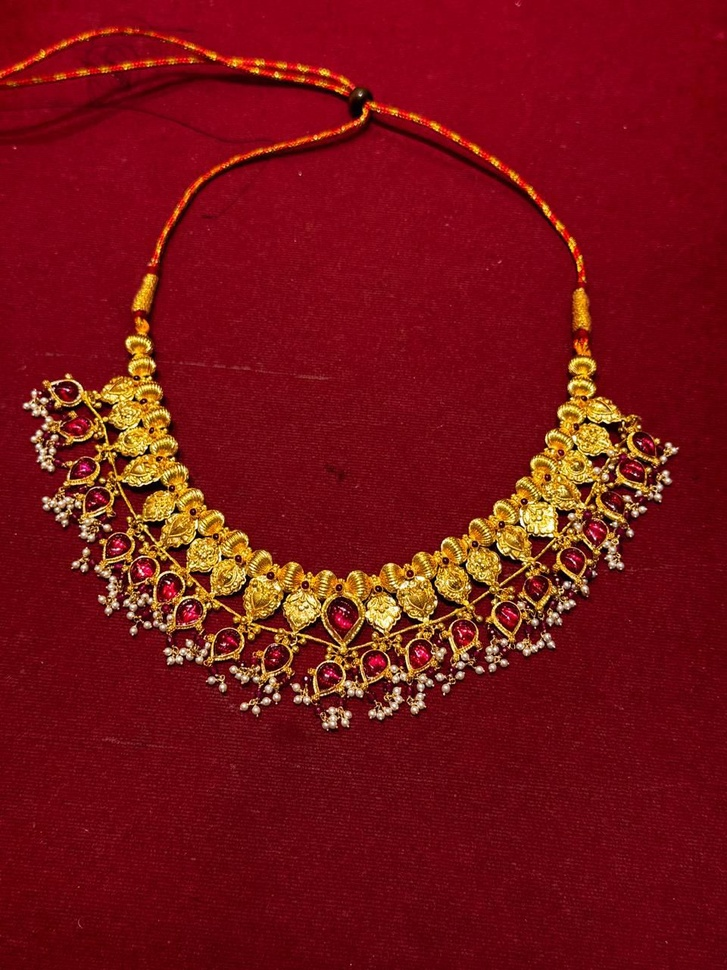
#> input picture assets/raw-jewellery/extracted/03_Necklace_IMG_0062/IMG_0062.JPG.jpeg, 727 x 970 px, shrunk from 960 x 1280 before the run, found by its file name
$ python test_remediation_masks.py
#> lines starting #> are read from the running program, lines starting #| are printed output that depends on the picture; after the words box and inside, x2 and y2 are one past the last pixel; in counts of white or black regions, pixels touching at a corner belong together
import os
import cv2
import numpy as np
from PIL import Image
import pillow_heif

pillow_heif.register_heif_opener()
#> (this line was passed over: pillow_heif is not available in this run)

raw_base = os.path.join('assets', 'raw-jewellery', 'extracted')
os.makedirs('scripts/remediation_test', exist_ok=True)

print("--- TESTING HIGH-PRECISION SEGMENTATION ---")

# 1. Product 003: IMG_0062 (Ruby Choker)
# The necklace has:
# - Yellow gold filigree band with ruby cabochons
# - Seed pearls dangling along the bottom
# - Dori string at the top
# - Velvet background is deep red
# Strategy: In HSV/LAB, the velvet is saturated red (H in [170,180] or [0,10], S in [80,255]).
# But rubies also have red hue!
# However:
# 1) The gold bezels and gold band have distinct yellow-gold hue (H in [15,35]) and high brightness.
# 2) The pearls have high brightness (V > 180, S < 60).
# 3) The rubies are completely INSIDE the gold bezels!
# 4) The background is outside the outer perimeter of the necklace!
# If we identify the continuous necklace structure (gold + pearls) and compute its closed convex hull or morphological close of the gold/pearl lattice, the rubies are enclosed!
p3 = os.path.join(raw_base, '03_Necklace_IMG_0062', 'IMG_0062.JPG.jpeg')
img3 = cv2.imread(p3)
#> img3 is the input picture: shape (970, 727, 3); mean B, G, R 22.4, 18.6, 120.4
h3, w3 = img3.shape[:2]
#> h3 = 970; w3 = 727

# Gold mask
hsv3 = cv2.cvtColor(img3, cv2.COLOR_BGR2HSV)
#> hsv3: shape (970, 727, 3); mean H, S, V 151.5, 237.3, 120.4
gold_mask = (hsv3[:,:,0] >= 14) & (hsv3[:,:,0] <= 38) & (hsv3[:,:,1] >= 40)
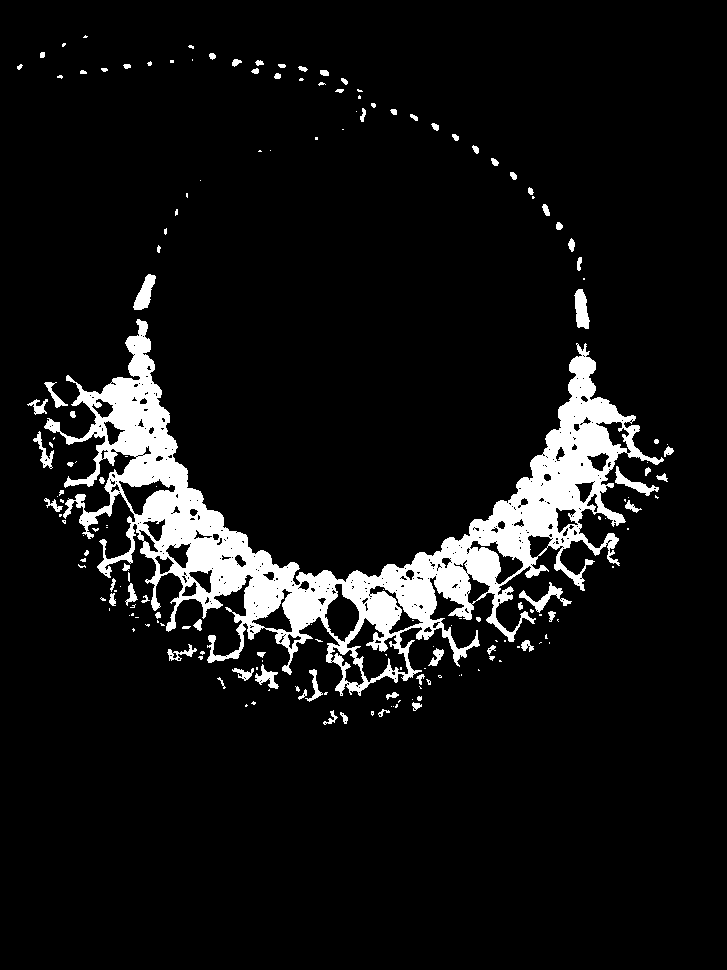
#> gold_mask: shape (970, 727) bool; 7.7% white; 178 white regions (100 under 20 px), largest, box (x1, y1, x2, y2) and area: (44, 319, 664, 696) 48180, (574, 289, 590, 329) 435, (133, 274, 156, 310) 430
# Pearl / highlight mask
pearl_mask = (hsv3[:,:,2] >= 160) & (hsv3[:,:,1] <= 80)
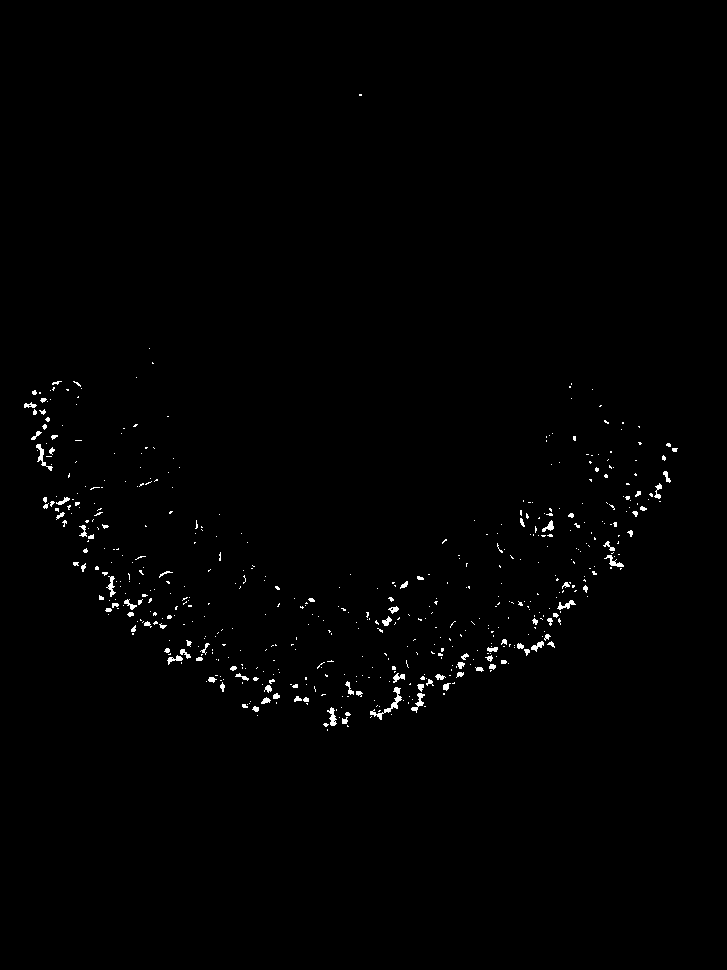
#> pearl_mask: shape (970, 727) bool; 0.75% white; 549 white regions (461 under 20 px), largest, box (x1, y1, x2, y2) and area: (370, 687, 402, 720) 198, (36, 444, 53, 471) 114, (411, 693, 425, 713) 96
# Combined gold + pearl
structure_mask = (gold_mask | pearl_mask).astype(np.uint8) * 255
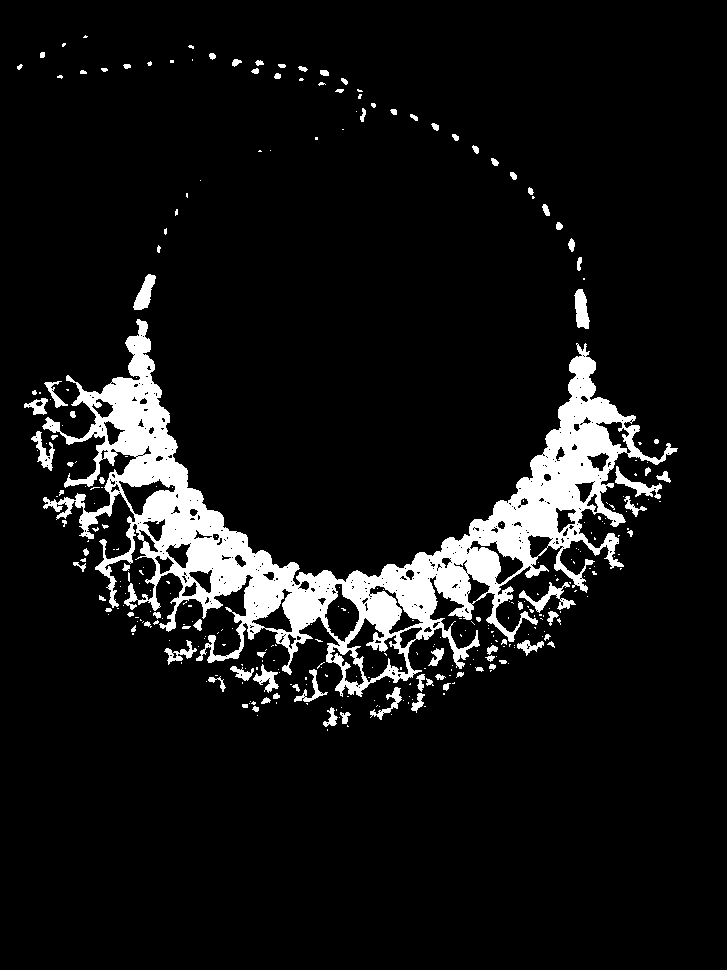
#> structure_mask: shape (970, 727); 8.2% white; 317 white regions (224 under 20 px), largest, box (x1, y1, x2, y2) and area: (42, 319, 678, 697) 49512, (519, 582, 576, 613) 505, (615, 466, 662, 499) 437

# Fill enclosed holes: any ruby enclosed by the gold bezels will be filled!
# Morphological close along the necklace contour
k_close = cv2.getStructuringElement(cv2.MORPH_ELLIPSE, (15, 15))
closed = cv2.morphologyEx(structure_mask, cv2.MORPH_CLOSE, k_close)
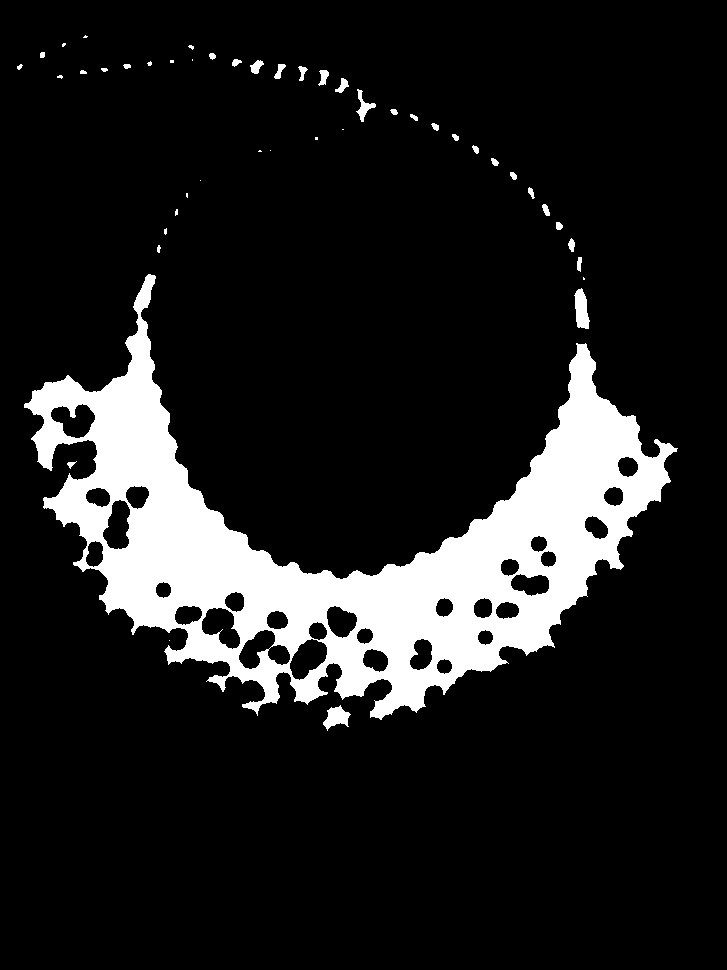
#> closed: shape (970, 727); 12.5% white; 47 white regions (17 under 20 px)

# Find necklace contours
cnts3, _ = cv2.findContours(closed, cv2.RETR_EXTERNAL, cv2.CHAIN_APPROX_SIMPLE)
#> cnts3 = 47 contours, 22 with area under 20; largest, box (x1, y1, x2, y2) and area: (24, 274, 678, 720) 96871, (574, 288, 590, 329) 396, (323, 705, 351, 731) 348, (356, 89, 376, 122) 180, (250, 60, 264, 74) 96
# Filter by area
main_cnts = [c for c in cnts3 if cv2.contourArea(c) > (w3 * h3 * 0.05)]
#> main_cnts = 1 contour; box (x1, y1, x2, y2) and area: (24, 274, 678, 720) 96871

filled_mask = np.zeros((h3, w3), dtype=np.uint8)
cv2.drawContours(filled_mask, main_cnts, -1, 255, -1)
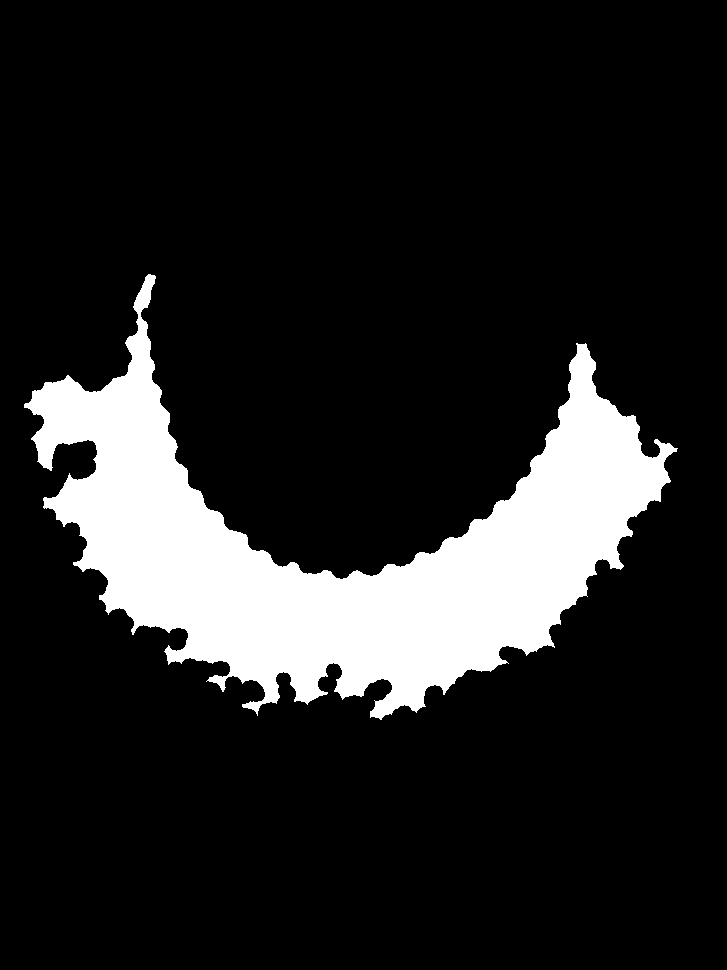
#> filled_mask: shape (970, 727); 13.9% white; 1 white region, box (x1, y1, x2, y2) and area: (24, 274, 678, 720) 98296

# Now in filled_mask, check if rubies are included:
# Rubies are darker red than the velvet and have sharp gradient borders with gold
# Let's save the mask and mask preview
preview3 = img3.copy()
# Draw contour in green
cv2.drawContours(preview3, main_cnts, -1, (0, 255, 0), 2)
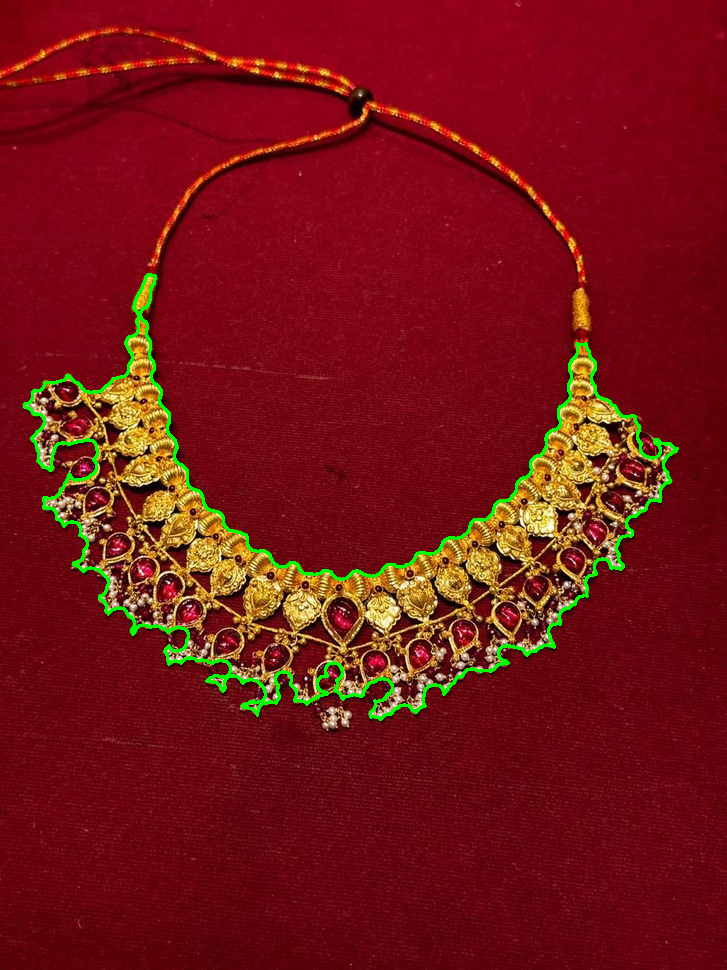
#> preview3: shape (970, 727, 3); 1.52% of pixels changed, all inside (x1, y1, x2, y2) = (23, 273, 679, 721)
cv2.imwrite('scripts/remediation_test/p003_mask_preview.jpg', preview3)
cv2.imwrite('scripts/remediation_test/p003_mask.png', filled_mask)

print("Product 003 mask generated. Main contours found:", len(main_cnts))
#| Product 003 mask generated. Main contours found: 1

# Check ruby pixels inside mask
# In raw img3, within filled_mask:
rubies_inside = np.sum((hsv3[:,:,0] < 15) & (filled_mask > 0))
#> rubies_inside = 33921
print(f"Red/ruby pixels preserved inside filled mask: {rubies_inside}")
#| Red/ruby pixels preserved inside filled mask: 33921
